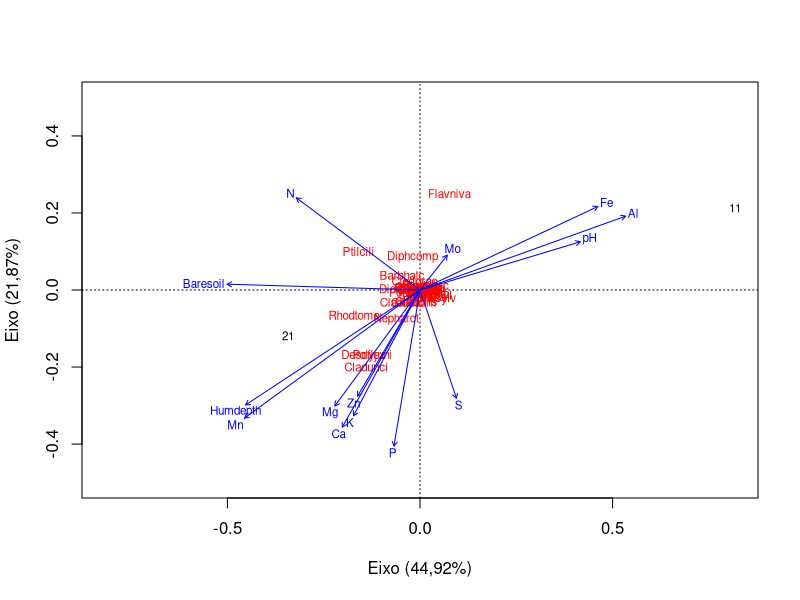

This chart was generated by the following R code:

# Análise Multivariada - Análise de Redundância (RDA) --------------------------------------------------------------------------------------
# Autoria do script: Jeanne Franco ---------------------------------------------------------------------------------------------------------
# Data: 28/02/2022 -------------------------------------------------------------------------------------------------------------------------

# Conceito da Análise de Redundância -------------------------------------------------------------------------------------------------------

# Para realizar a análise de redundância são necessárias duas matrizes x e y, sendo a matriz x composta
# por variáveis explicativas (exemplo: variáveis ambientais), e a matriz y composta por variáveis
# respostas (exemplo: abundância de espécies). Portanto, o objetivo dessa análise é encontrar componentes
# de y que são combinações lineares de x que representam a variação de y.

# A premissa dessa análise é que exista uma dependência linear da resposta das variáveis em y
# nas variáveis em x. Uma variação em x sempre dará uma variação em y.

# "O RDA também busca encontrar o quanto da composição e abundância das espécies na comunidade estão
# relacionadas com descritores ambientais, mas assume que existe uma resposta linear das espécies aos
# gradientes ambientais." - Provetes, 2011

# A matémática se assemelha à análise PCA, com a diferença que na RDA são utilizadas duas matrizes. A
# diferença entre o PCA e RDA é que o PCA mostra a correlação entre as variáveis e o RDA apresenta a
# influência das variáveis da matriz x nas variáveis da matriz y.

# Prática ----------------------------------------------------------------------------------------------------------------------------------

## Baixar pacote e dados

library(vegan)
data("varespec")
data("varechem")

## Nomear os dados ambientais x dados biológicos

sp <- varespec
amb <- varechem

## Modelo da análise RDA

result_rda <- rda(sp, amb)
result_rda

## Interpretação dos resultados

# Total da informação da inércia = 1825.6594
# Inércia explicada = 1459.8891 (79%)
# Inércia não-explicada = 365.7704 (20%)

## Sumário da RDA

summary(result_rda)

# No sumário é possível verificar a importância dos componentes e a proporção explicada
# por cada um deles. Por xemplo, a RDA1 e a RDA2 explicam 45% e 22%, respectivamente.
# O sumário também apresenta os scores das espécies, mostrando quanto cada espécie
# influencia no componente principal, da mesma forma, isso também é mostrado para as
# variáveis ambientais. Algumas espécies ou variáveis ambientais podem apresentar grande
# influência no componente 1 e outras apresentam maior influência nos componentes seguintes.
# O sumário inclui também, o peso dos scores em cada sítio de coleta.

## Visualização

plot(result_rda, col = 1, pch = 3, xlab = "Eixo (44,92%)", ylab = "Eixo (21,87%)",
     scaling = 1, xlim = c(-0.5, 0.5), ylim = c(-0.5,0.5)) 

# pode modificar a escala do xlim e ylim para melhorar a visualização do gráfico.

## Análise anova

anova(result_rda)
